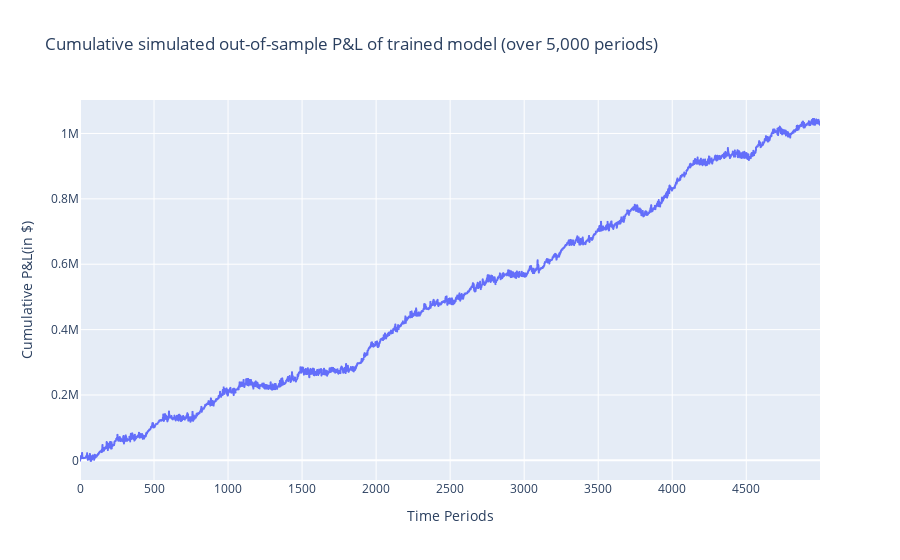

The notebook cell saved with this chart:
### Code cell
CMT_REWARD=pd.DataFrame(CMT_PNL)
fig=px.line(CMT_REWARD,x='step',y='total_reward',title='Cumulative simulated out-of-sample P&L of trained model (over 5,000 periods)')
#update the x-axis and y-axis labels
fig.update_xaxes(title_text='Time Periods')
fig.update_yaxes(title_text='Cumulative P&L(in $)')
fig.show()

### Figure 1 — Plotly figure (JSON) as saved in the notebook; plotly's stock layout.template omitted (floating-point values rounded to 4 significant figures; data arrays with more than 128 entries replaced by an {"elided": "..."} marker saying what was removed)
{"data": [{"hovertemplate": "step=%{x}<br>total_reward=%{y}<extra></extra>", "legendgroup": "", "line": {"color": "#636efa", "dash": "solid"}, "marker": {"symbol": "circle"}, "mode": "lines", "name": "", "showlegend": false, "type": "scattergl", "x": {"elided": "4999 int values"}, "xaxis": "x", "y": {"elided": "4999 float values"}, "yaxis": "y"}], "layout": {"legend": {"tracegroupgap": 0}, "title": {"text": "Cumulative simulated out-of-sample P&L of trained model (over 5,000 periods)"}, "xaxis": {"anchor": "y", "domain": [0, 1], "title": {"text": "Time Periods"}}, "yaxis": {"anchor": "x", "domain": [0, 1], "title": {"text": "Cumulative P&L(in $)"}}}}
